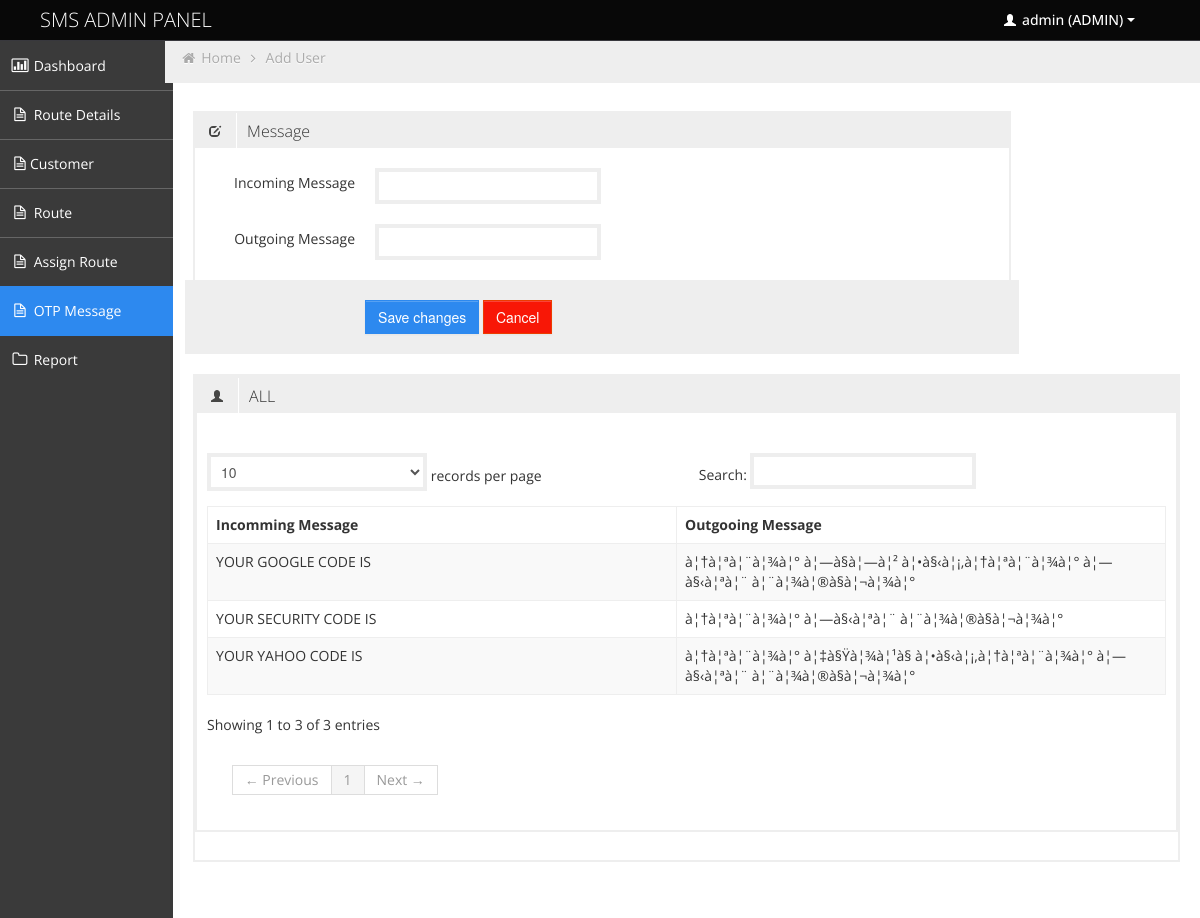
The app's page /add_otp_message.php (signed in) with its own data.
### tables this page shows
CREATE TABLE IF NOT EXISTS `otp_string` (
  `id` int(11) NOT NULL AUTO_INCREMENT,
  `incomming_string` varchar(155) NOT NULL,
  `outgoing_string` varchar(155) NOT NULL,
  `status` int(11) NOT NULL,
  PRIMARY KEY (`id`)
);

### class/control_view.php (called while the page is built, shortened)
<?php
	function view_otp_message(){
	   $sql = "SELECT * FROM otp_string  ORDER BY id ASC";
		$query = mysql_query($sql);
		return $query;
	}
?>

### add_otp_message.php (the view, shortened to what this page needs)
<?php include('header_file.php');?>
<?php include('menu.php'); ?>
<?php include('date.php'); ?>
<?php include('class/control_view.php'); ?>
<div id="content" class="span10">
<ul class="breadcrumb">
<li>
	<i class="icon-home"></i>
	<a href="home.php">Home</a>
	<i class="icon-angle-right"></i>
</li>
<li><a href="#">Add User</a></li>
</ul>
<div class="row-fluid">
<div class="box span10">
	<div class="box-header" data-original-title="">
		<h2><i class="halflings-icon edit"></i><span class="break"></span>Message</h2>
	</div>
	<div class="box-content">
	</div>
	<form  action="<?php echo htmlspecialchars($_SERVER['PHP_SELF']); ?>" method="POST" class="form-horizontal">
		<fieldset>
			<div class="control-group">
				<label class="control-label" for="inputSuccess">Incoming Message</label>
				<div class="controls">
					<input type="text" name="incomming_string" id="name">
				</div>
			</div>
			<div class="control-group">
				<label class="control-label" for="inputSuccess">Outgoing Message</label>
				<div class="controls">
					<input type="text" name="outgooing_string" id="user_capacity">
				</div>
			</div>
			<div class="form-actions">
				<button type="submit" class="btn btn-primary">Save changes</button>
				<input type="reset" value="Cancel" class="btn btn-danger">
			</div>
		</fieldset>
	</form>
</div>
<div class="row-fluid">
	<div class="box span12">
		<div class="box span12">
			<div class="box-header" data-original-title="">
				<h2><i class="halflings-icon user"></i><span class="break"></span>ALL</h2>
			</div>
			<div class="box-content">
				<div id="DataTables_Table_0_wrapper" class="dataTables_wrapper" role="grid"><div class="row-fluid"><div class="span6"><div class="dataTables_filter" id="DataTables_Table_0_filter"></div></div></div><table class="table table-striped table-bordered bootstrap-datatable datatable dataTable" id="DataTables_Table_0" aria-describedby="DataTables_Table_0_info">
						<thead>
							<tr role="row">
								<th class="sorting_asc" role="columnheader" tabindex="0" aria-controls="DataTables_Table_0" rowspan="1" colspan="1" aria-sort="ascending" aria-label="Username: activate to sort column descending" style="width: 170px;">Incomming Message</th>
								<th class="sorting_asc" role="columnheader" tabindex="0" aria-controls="DataTables_Table_0" rowspan="1" colspan="1" aria-sort="ascending" aria-label="Username: activate to sort column descending" style="width: 170px;">Outgooing Message</th>
							</tr>
						</thead>
						<tbody role="alert" aria-live="polite" aria-relevant="all">
							<?php
							require_once 'class/control_view.php';
							$display_otp_message = view_otp_message();
							while ($view = mysql_fetch_assoc($display_otp_message)) {
								?>
								<tr class="odd">
									<td class=" sorting_1"><?php echo $view['incomming_string'] ?></td>
									<td class=" sorting_1"><?php echo $view['outgoing_string'] ?></td>
									<?php }  ?>
								</tr>
						</tbody></table><div class="row-fluid"></div>
				</div>
			</div>
		</div>
	</div>
</div>
</div>
</div>
<?php include ('footer.php') ?>

### css/style.css (style rules this page uses)
body { background: #F5F5F5; color: #333; border: none; font-family: 'Open Sans', sans-serif; font-weight: 400; }
a { color: #646464; }
h2 { font-size: 16px; line-height: 16px; }
#content { background: #ffffff; filter: none; min-height: 100%; padding: 20px 20px; position: relative; }
.breadcrumb { margin: -28px -28px 28px -28px; line-height: 34px; background: #eee; border: 0px; color: #aaa; -webkit-box-shadow: none; -moz-box-shadow: none; box-shadow: none; -webkit-border-radius: 0px; -moz-border-radius: 0px; border-radius: 0px; }
.breadcrumb a { color: #aaa; text-shadow: 0px 1px 1px #fff; }
.box { border: 2px solid #eee; background: #fff !important; margin-bottom: 28px; }
.box-header { height: 16px; font-size: 16px; line-height: 16px; padding: 10px; background: #eee; -webkit-box-shadow: none; -moz-box-shadow: none; box-shadow: none; overflow: hidden; }
.box-header h2 { float:left; margin-top: 0px; font-weight: 300; }
.box-header h2 i { margin: 0px 3px 0px 4px; opacity: .8; filter: alpha(opacity=80); -ms-filter:"progid:DXImageTransform.Microsoft.Alpha(Opacity=80)"; }
.box-content { position: relative; z-index: 50; margin-top: -1px; padding: 10px; background: #fff !important; }
.form-actions { padding: 19px 20px 20px; margin: 20px -10px -30px -10px; background-color: #eee; border-top: 1px solid #eee; *zoom: 1; }
.form-actions:before, .form-actions:after { display: table; line-height: 0; content: ""; }
.form-actions:after { clear: both; }
.btn { display: inline-block; padding: 6px 12px; margin-bottom: 0; font-size: 14px; font-weight: 500; line-height: 20px; text-align: center; white-space: nowrap; vertical-align: middle; cursor: pointer; border: 1px solid #a7a9aa; -webkit-border-radius: 0px !important; border-radius: 0px !important; }
.btn { color: #ffffff; background-color: #a7a9aa; border-color: #a7a9aa; background-image: none; filter: none; text-shadow: none; }
.btn-primary { background-color: #2D89EF; border-color: #2D89EF; }
.btn-danger { background-color: #F81706; border-color: #EB3C00; }
.table th, .table td { border-top: 1px solid #eee; }
.table-bordered { border-color: #eee; -webkit-border-radius: 0px !important; -moz-border-radius: 0px !important; border-radius: 0px !important; }
.table-bordered th, .table-bordered td { border-left: 1px solid #eee; }
.table-bordered thead:first-child tr:first-child > th:first-child, .table-bordered tbody:first-child tr:first-child > td:first-child, .table-bordered tbody:first-child tr:first-child > th:first-child { -webkit-border-radius: 0px !important; -moz-border-radius: 0px !important; border-radius: 0px !important; }
.table-bordered thead:first-child tr:first-child > th:last-child, .table-bordered tbody:first-child tr:first-child > td:last-child, .table-bordered tbody:first-child tr:first-child > th:last-child { -webkit-border-radius: 0px !important; -moz-border-radius: 0px !important; border-radius: 0px !important; }
.table-bordered thead:last-child tr:last-child > th:first-child, .table-bordered tbody:last-child tr:last-child > td:first-child, .table-bordered tbody:last-child tr:last-child > th:first-child, .table-bordered tfoot:last-child tr:last-child > td:first-child, .table-bordered tfoot:last-child tr:last-child > th:first-child { -webkit-border-radius: 0px !important; -moz-border-radius: 0px !important; border-radius: 0px !important; }
.table-bordered thead:last-child tr:last-child > th:last-child, .table-bordered tbody:last-child tr:last-child > td:last-child, .table-bordered tbody:last-child tr:last-child > th:last-child, .table-bordered tfoot:last-child tr:last-child > td:last-child, .table-bordered tfoot:last-child tr:last-child > th:last-child { -webkit-border-radius: 0px !important; -moz-border-radius: 0px !important; border-radius: 0px !important; }

### css/style-responsive.css (style rules this page uses)
@media (min-width: 1200px) { #content { width: 85.578%; padding: 28px; margin: 0px 0px; margin-left: 14.422% !important; } }

### css/halflings.css (style rules this page uses)
html, html .halflings { -webkit-font-smoothing: antialiased !important; }
.halflings-icon { display: inline-block; width: 14px; height: 14px; line-height: 14px; vertical-align: text-top; background-image: url(../img/glyphicons_halflings.svg); background-position: 0 0; background-repeat: no-repeat; vertical-align: top; *display: inline; *zoom: 1; *margin-right: .3em; }
.halflings-icon.user { background-position: -168px 0; }
.halflings-icon.edit { background-position: -96px -72px; }

### records on screen
otp_string: incomming_string "YOUR SECURITY CODE IS", outgoing_string "à¦†à¦ªà¦¨à¦¾à¦° à¦—à§‹à¦ªà¦¨ à¦¨à¦¾à¦®à§à¦¬à¦¾à¦°"
otp_string: incomming_string "YOUR YAHOO CODE IS", outgoing_string "à¦†à¦ªà¦¨à¦¾à¦° à¦‡à§Ÿà¦¾à¦¹à§ à¦•à§‹à¦¡,à¦†à¦ªà¦¨à¦¾à¦° à¦—à§‹à¦ªà¦¨ à¦¨à¦¾à¦®à§à¦¬à¦¾à¦°"
otp_string: incomming_string "YOUR GOOGLE CODE IS", outgoing_string "à¦†à¦ªà¦¨à¦¾à¦° à¦—à§à¦—à¦² à¦•à§‹à¦¡,à¦†à¦ªà¦¨à¦¾à¦° à¦—à§‹à¦ªà¦¨ à¦¨à¦¾à¦®à§à¦¬à¦¾à¦°"

### other values on screen
$_SESSION['NAME'] "admin"
$_SESSION['ADMIN'] "ADMIN"
